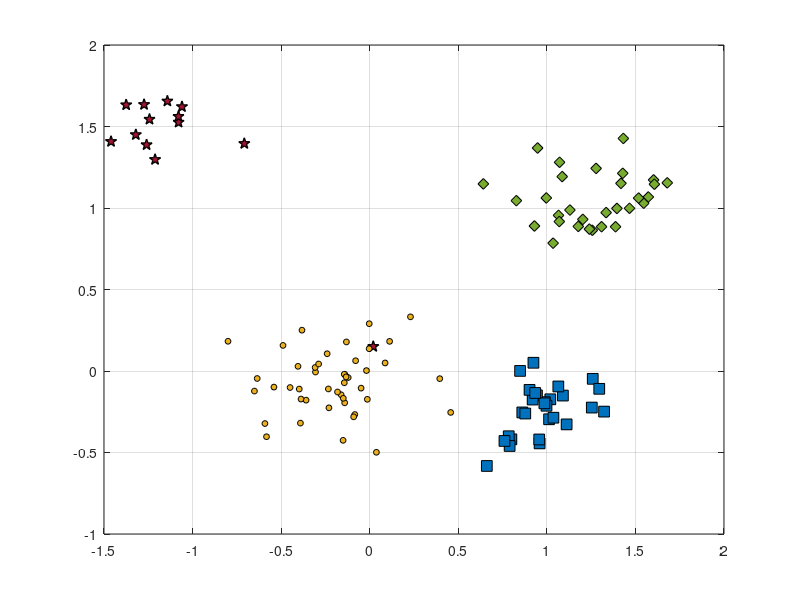

Write the MATLAB code that produced this figure. (Note: this script raises an error after producing the figure.)
%% Reproduce EVM-style demo figure (no toolboxes)
clear; close all; clc; rng(7);

% ---------- 1) 合成四类二维数据 ----------
% 类中心（大致对应图中位置）
C_star  = [-1.15  1.55];   % 红色星
C_diam  = [ 1.25  1.05];   % 绿色菱形
C_square= [ 1.05 -0.20];   % 蓝色方块
C_dot   = [-0.20  0.00];   % 蓝色小点（被 A 标注影响的那簇）

% 协方差（控制每簇形状）
S = @(sx,sy,rho)[sx^2 rho*sx*sy; rho*sx*sy sy^2];
Sig_star   = S(0.18,0.20, 0.05);
Sig_diam   = S(0.22,0.18,-0.10);
Sig_square = S(0.20,0.16, 0.05);
Sig_dot    = S(0.25,0.18, 0.00);

% 从高斯采样（不用 mvnrnd）
sample = @(N,mu,SIG) (randn(N,2)*chol(SIG,'lower') + mu);

X_star   = sample(12,C_star,   Sig_star);
X_diam   = sample(30,C_diam,   Sig_diam);
X_square = sample(28,C_square, Sig_square);
X_dot    = sample(45,C_dot,    Sig_dot);

% 加一个“离群星”靠近 A（见原图左中）
X_star = [X_star; 0.02 0.15];

% ---------- 2) 底面散点与样式 ----------
figure('Color','w','Position',[100,100,800,600]);
hold on; box on; grid on;
z0 = 0; % 所有散点都放在 z=0 的平面

scatter3(X_star(:,1),  X_star(:,2),  z0+zeros(size(X_star,1),1),  70, ...
        'pentagram', 'filled', 'MarkerEdgeColor','k', 'MarkerFaceColor',[0.635294 0.0784314 0.184314], 'LineWidth',1.0); % 红色五角星 #A2142F
scatter3(X_diam(:,1),  X_diam(:,2),  z0+zeros(size(X_diam,1),1),  60, ...
        'd', 'filled', 'MarkerEdgeColor','k', 'MarkerFaceColor',[0.466667 0.674510 0.188235]); % 绿色菱形 #77AC30
scatter3(X_square(:,1),X_square(:,2),z0+zeros(size(X_square,1),1),60, ...
        's', 'filled', 'MarkerEdgeColor','k', 'MarkerFaceColor',[0 0.447059 0.741176]); % 蓝色正方形 #0072BD
scatter3(X_dot(:,1),   X_dot(:,2),   z0+zeros(size(X_dot,1),1),   18, ...
        'o', 'filled', 'MarkerEdgeColor','k', 'MarkerFaceColor',[0.929412 0.694118 0.125490]); % 黄色圆形 #EDB120
% 
uistack([X_star X_diam h_square h_dot], 'top');

% ---------- 3) ψ-model 等值环（彩色同心） ----------
% 采用带形状参的径向函数 psi(r) = exp(-(r/s)^t)
psi = @(X,Y,cx,cy,s,t) exp( - ( sqrt((X-cx).^2 + (Y-cy).^2) ./ s ).^t );

% 选几处“极端向量/代表点”（包含 A 所在）
EV = [ -0.23 -0.02 ;   % A 对应蓝点极端向量
        1.06 -0.22 ;   % 蓝方块
        1.28  1.03 ;   % 绿菱形
       -1.05  1.55 ];  % 红星
scale = [0.42, 0.36, 0.40, 0.48];   % 各自 scale
shape = [2.6,  2.2,  2.4,  2.0];    % 各自 shape

% 网格
[xg,yg] = meshgrid(linspace(-3,3,400));
colormap(jet); caxis([0 1]);

% 等高线层级（红到蓝：高到低）
levels = linspace(1.0,0.05,12);

for k = 1:size(EV,1)
    Z = psi(xg,yg,EV(k,1),EV(k,2),scale(k),shape(k));
    [~, h] = contour(xg,yg,Z,levels);    % 直接画在底面，保持颜色映射
    set(h,'LineWidth',1.25);

    % 将等高线明确压到 z=0（兼容不同 MATLAB 版本）
    ch = get(h,'Children');
    for ic = 1:numel(ch)
        zd = get(ch(ic),'ZData');
        if ~isempty(zd)
            set(ch(ic),'ZData',zeros(size(zd))); % 强制贴在 z=0
        end
    end
end

% 标出 A 与问号
text(-0.34,-0.06,0.02,'A','FontWeight','bold','FontSize',20,'Color','k');
text( 0.25, 0.35,0.03,'??','FontWeight','bold','FontSize',22,'Color','k');
text( 2.90,-0.05,0.03,'?','FontWeight','bold','FontSize',22,'Color','k');

% ---------- 4) 上方半透明“钟形面”（表示类支持/概率） ----------
% 用四个高斯穹顶，中心与各簇一致
gauss2 = @(X,Y,cx,cy,s) exp(-((X-cx).^2 + (Y-cy).^2)/(2*s^2));
tops  = {C_star, C_diam, C_square, C_dot};
sigT  = [0.65 0.55 0.55 0.60];
amp   = [1.05 0.95 0.90 0.85];

% 抬高穹顶，并缩小每个穹顶的覆盖范围（为每个穹顶使用局部网格）
zlift      = 0.18;   % 统一抬高量（不改变颜色映射）
spanFactor = 1.3;    % 每个穹顶半宽 = spanFactor * sigma（越小覆盖越小）
gridN      = 121;    % 局部网格分辨率

for i=1:4
    cx = tops{i}(1); cy = tops{i}(2);
    span = spanFactor * sigT(i);
    [xgi,ygi] = meshgrid(linspace(cx - span, cx + span, gridN), ...
                         linspace(cy - span, cy + span, gridN));

    Zt = amp(i) * gauss2(xgi,ygi,cx,cy,sigT(i));
    % 用 Zt 作为颜色，Zt+zlift 作为高度，从而抬高且保留原色
    s1 = surf(xgi,ygi, Zt + zlift, Zt, 'EdgeColor','none', 'FaceAlpha',0.5);
end
shading interp; camlight headlight; lighting gouraud;

% ---------- 5) 轴、视角与观感 ----------
xlim([-2 2]); ylim([-1 3]); zlim([0 1.25]); view(-67,22);
axis vis3d; daspect([1 1 0.8]);
set(gca,'FontName','Times New Roman','FontSize',12,'LineWidth',1);
% 将markers推到顶层
% xlabel('x'); ylabel('y'); zlabel('score / \psi');

% 网格和背景风格
grid on; 
% set(gca,'GridAlpha',0.2,'MinorGridAlpha',0.2);
